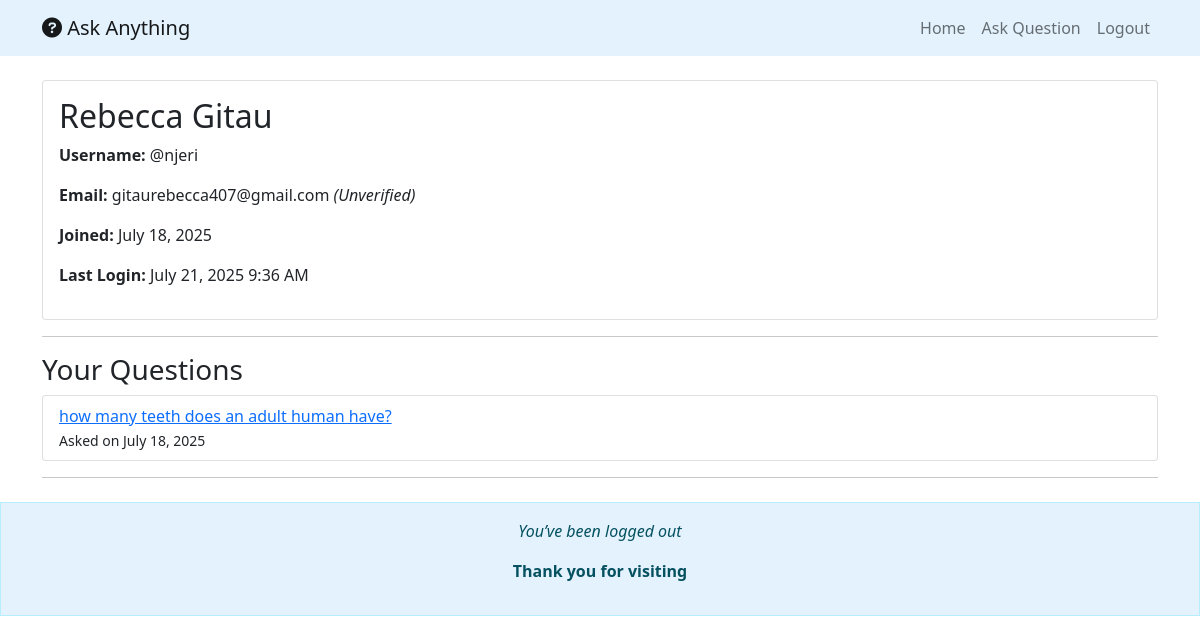
Page /accounts/profile/ (signed in) on the earlier database version.
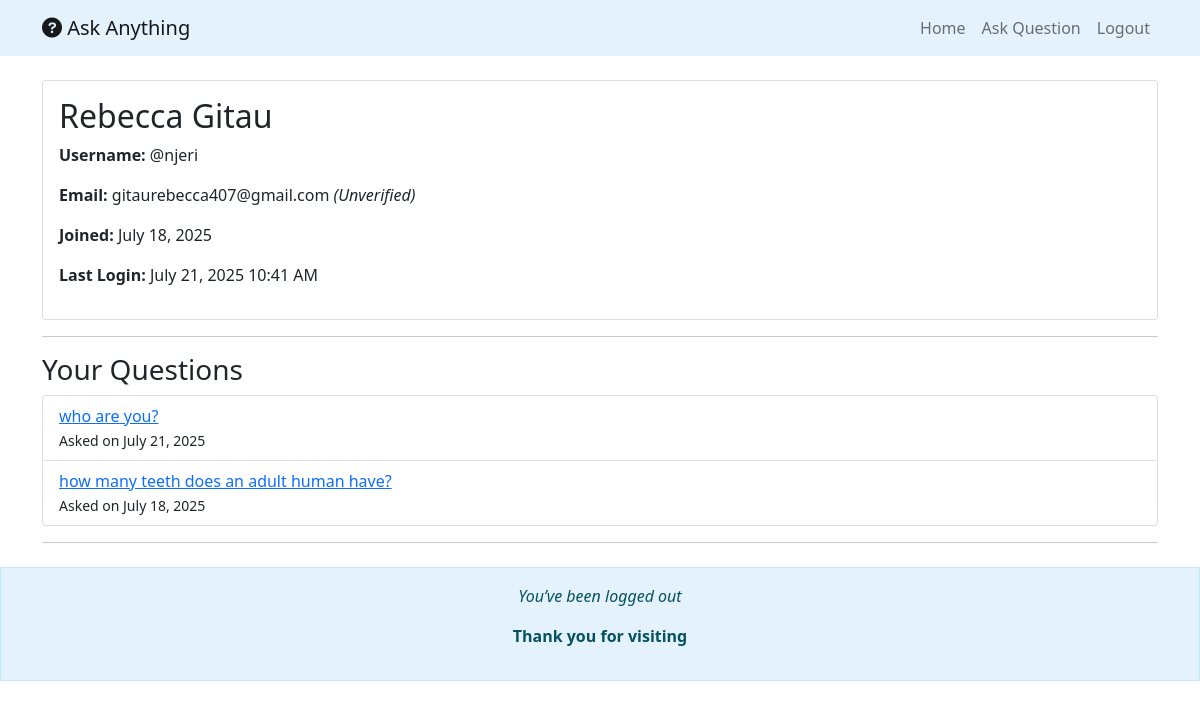
Same page on the later database version.
### accounts/models.py (models this page shows, shortened)
class CustomUser(AbstractUser):
    email = models.EmailField(unique=True)
    first_name = models.CharField(max_length=30)
    last_name = models.CharField(max_length=30)
    bio = models.TextField(max_length=500, blank=True)
    profile_picture = models.ImageField(upload_to='profiles/', blank=True, null=True)
    date_joined = models.DateTimeField(auto_now_add=True)
    is_verified = models.BooleanField(default=False)
    USERNAME_FIELD = 'username'
    REQUIRED_FIELDS = ['email', 'first_name', 'last_name']

### myapp/models.py (models this page shows, shortened)
class Question(models.Model):
    title = models.CharField(max_length=200)
    content = models.TextField()
    author = models.ForeignKey(User, on_delete=models.CASCADE, related_name='questions')
    created_at = models.DateTimeField(auto_now_add=True)
    updated_at = models.DateTimeField(auto_now=True)
    is_anonymous = models.BooleanField(default=False)
    views = models.PositiveIntegerField(default=0)
    class Meta:
        ordering = ['-created_at']

### accounts/views.py (the view)
# urls.py: path('', account_views.profile_view, name='profile'),
@login_required
def profile_view(request):
    user = request.user
    questions = Question.objects.filter(author=user).order_by('-created_at')
    return render(request, 'registration/profile.html', {
        'user': user,
        'questions': questions
    })

### accounts/templates/registration/profile.html (shortened to what this page needs)
<!DOCTYPE html>
<html lang="en">
<head>
    <link href="https://cdn.jsdelivr.net/npm/bootstrap@5.1.3/dist/css/bootstrap.min.css" rel="stylesheet">
    <link href="https://cdnjs.cloudflare.com/ajax/libs/font-awesome/6.0.0/css/all.min.css" rel="stylesheet">
</head>
<body>
    <nav class="navbar navbar-expand-lg navbar-light custom-header">
        <div class="container">
            <a class="navbar-brand" href="{% url 'myapp:home' %}">
                <i class="fas fa-question-circle"></i> Ask Anything
            </a>
            <div class="navbar-nav ms-auto">
                <a class="nav-link" href="{% url 'myapp:home' %}">Home</a>
                <a class="nav-link" href="{% url 'myapp:ask_question' %}">Ask Question</a>
                <a class="nav-link" href="{% url 'accounts:logout' %}">Logout</a>
            </div>
        </div>
    </nav>
    <div class="container mt-4">
        <div class="card">
            <div class="card-body">
                <h2>{{ user.first_name }} {{ user.last_name }}</h2>
                <p><strong>Username:</strong> @{{ user.username }}</p>
                <p><strong>Email:</strong> {{ user.email }} {% if not user.is_verified %}<em>(Unverified)</em>{% endif %}</p>
                <p><strong>Joined:</strong> {{ user.date_joined|date:"F d, Y" }}</p>
                <p><strong>Last Login:</strong> {{ user.last_login|date:"F d, Y g:i A" }}</p>
            </div>
        </div>
        <hr>
        <h3>Your Questions</h3>
        {% if questions %}
            <ul class="list-group">
                {% for question in questions %}
                    <li class="list-group-item">
                        <a href="{% url 'myapp:question_detail' question.pk %}">{{ question.title }}</a><br>
                        <small>Asked on {{ question.created_at|date:"F j, Y" }}</small>
                    </li>
                {% endfor %}
            </ul>
        {% else %}
            <p class="text-muted">You haven’t asked any questions yet.</p>
        {% endif %}
        <hr>
    </div>
    <footer class="alert alert-info text-center mt-4 custom-footer" style="border-radius:0;">
        <p><em>You’ve been logged out</em></p>
        <p><strong>Thank you for visiting</strong></p>
    </footer>
</body>
</html>

Differences in the rows shown:
changed CustomUser "Rebecca": last_login "July 21, 2025 9:36 AM" → "July 21, 2025 10:41 AM"
added Question: title "who are you?", created_at "July 21, 2025"
